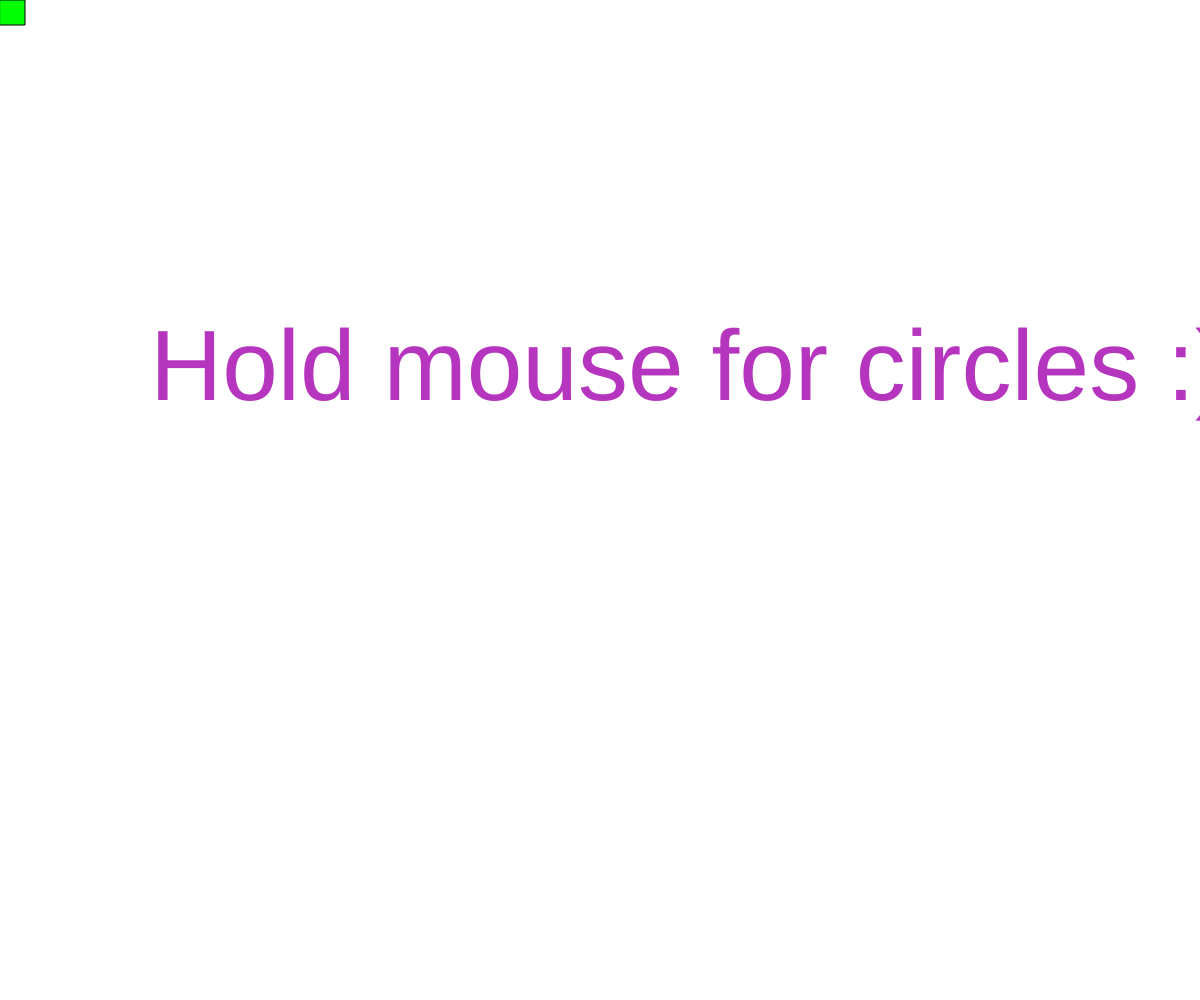
Frame 1 (no input)
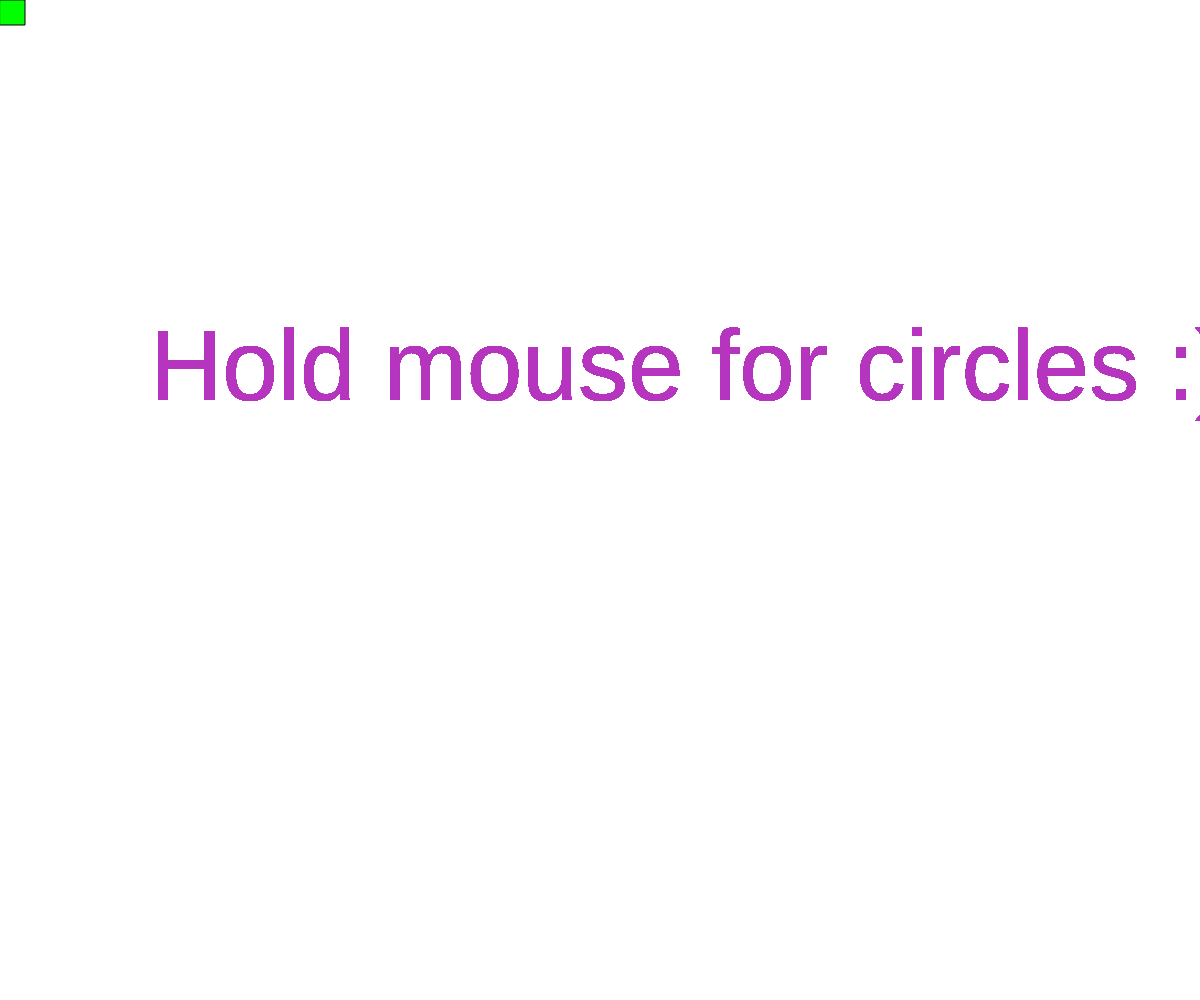
Frame 60 (no input)
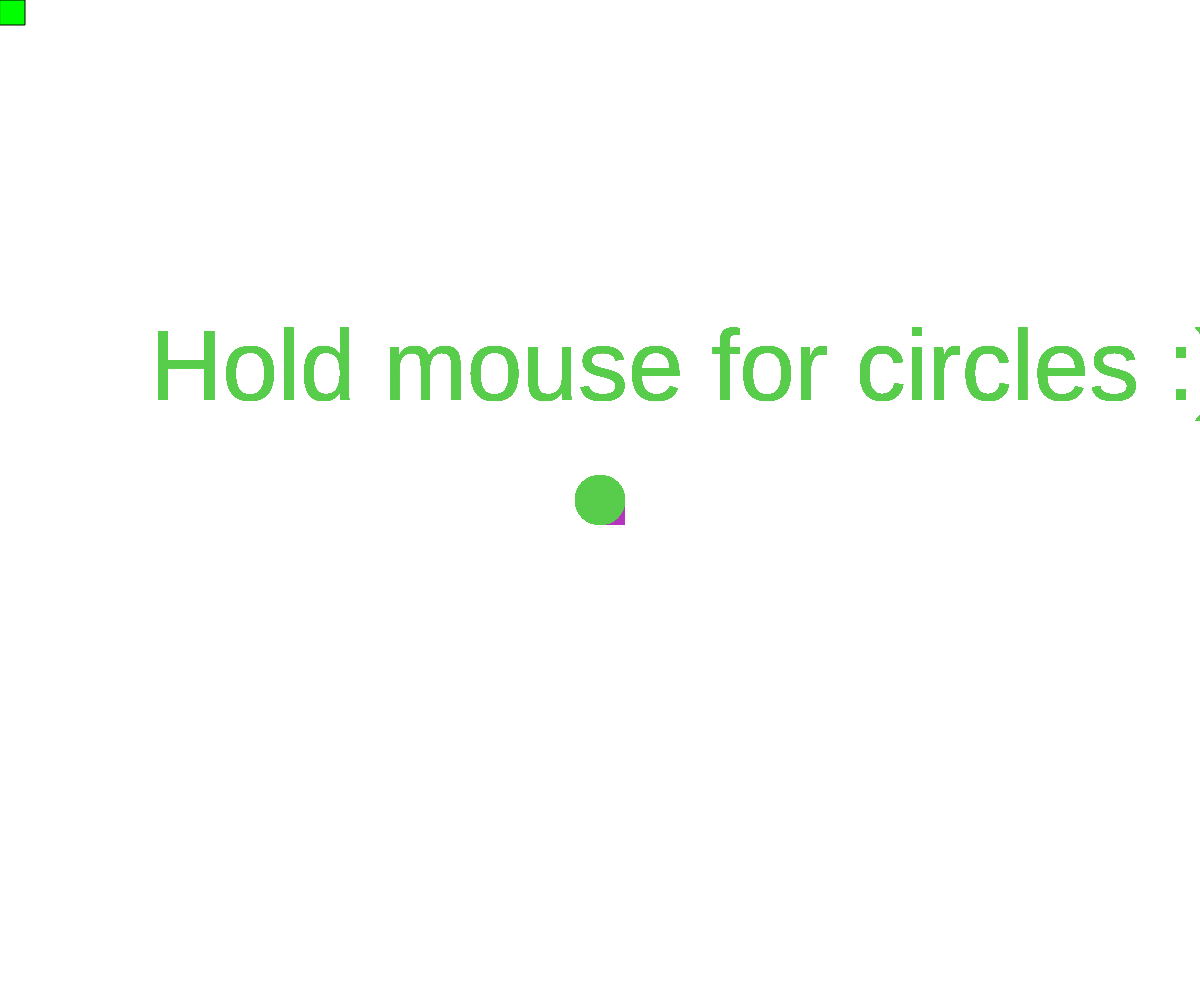
Frame 120 (the mouse pressed at the canvas centre since frame 60)

The p5.js sketch that drew these frames (run headless with seeded random() and noise() and a simulated clock; from frame 60 on, the mouse is pressed at the canvas centre):

// p5.js sketch
// ── sketch.js
/*Using the mouse
Maki triantafillou, May 21 2019*/

//global variables
let value = 0;
let x=100;
let y=100;

let xSpeed = 5;
let ySpeed = 5;

let size = 50;

function setup(){
createCanvas(windowWidth,windowHeight);
fill(0,255,0);
}//End of setup

function draw(){
  textSize(100)
  text('Hold mouse for circles :)', 150, 400)
    if (mouseIsPressed) {
    if (x<=width){
      ellipse(mouseX, mouseY, 50, 50);
}
}
}
//made rainbow squares
function mouseMoved() {
  if (x<=width) {
    rect(mouseX,mouseY, size/2,size/2);
    noStroke();
    fill(random(255),random(255),random(255));
}

}
//End of function draw
